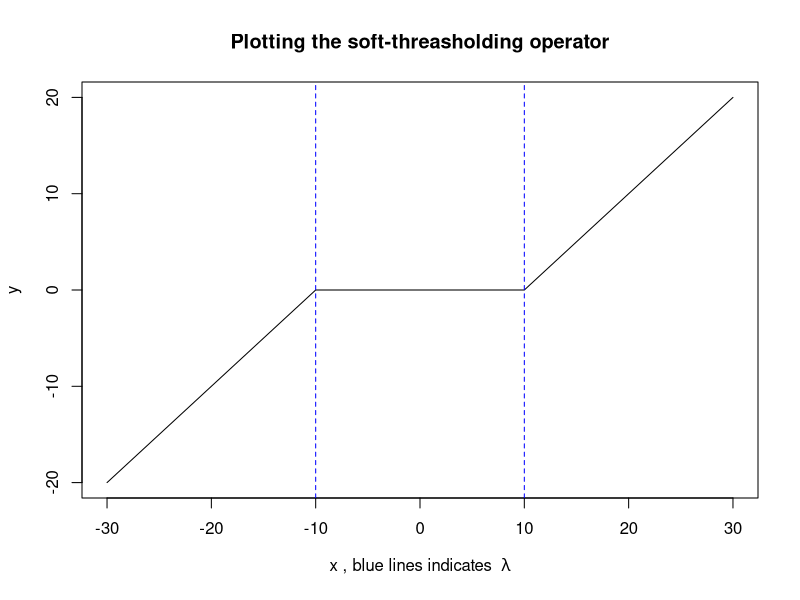

Recreate this plot in R.
softThreas <- function(t, lambda)
  {
    #Getting the signs og the values
    sign_val = sign(t)
    #Calculating the positive part
    x_plus <- (abs(t)-lambda)
    
    #array to store answer in
    ans = rep(0, length(t))
  
    for( i in (1:length(t)))
    {
      #Extracting the positive part
      if(x_plus[i] > 0)
        ans[i] = (sign_val[i]*x_plus[i])
      else
        ans[i] = 0 #aswer is zero
    }
    #return answer
    return(ans)
  }
  
#Create an input sequence
x <- seq(-30,30,0.5)
  
lambda = 10
#Calculating y 
y <- softThreas(x,lambda)
y

#Plotting result
plot(x,y,ty = "l", cex = 0.5, main = "Plotting the soft-threasholding operator",
     xlab =expression(paste(x, " , blue lines indicates  ",lambda)))
#plotting lambda lines
abline( v=lambda, lty = "dashed", col = "blue")
abline( v=-lambda, lty = "dashed", col = "blue")



